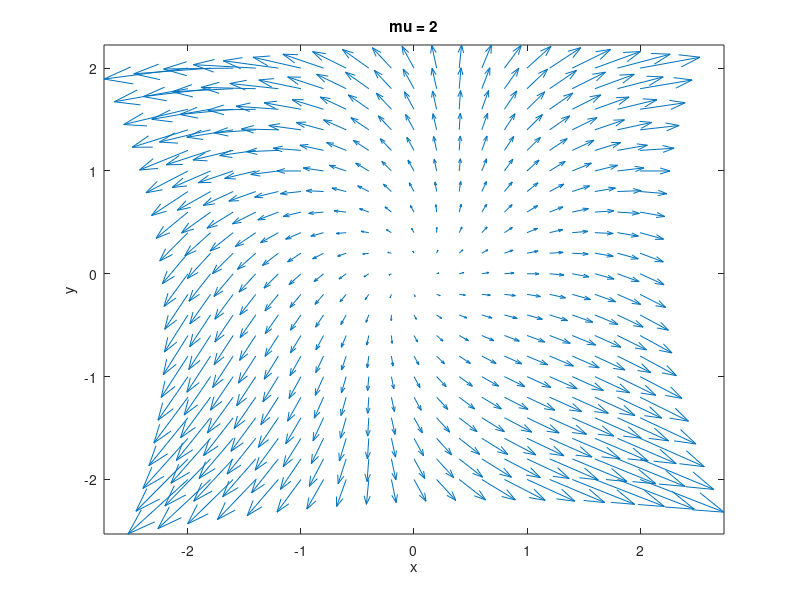

Write MATLAB code to recreate this figure. (Note: this script raises an error after producing the figure.)
# prob2c.m
function prob2c
clear
figure(1);
hold off
[x,y] = meshgrid(-2:.2:2);
mu=2;
x_dot=-y+(mu.*x)+(x.*(y.^2));
y_dot=x+(mu.*y)-(x.^2);
h=quiver(x,y,x_dot,y_dot);
set(h, "autoscalefactor", 3);
axis("tight");
title("mu = 2");
xlabel("x");
ylabel("y");
fixAxes;
endfunction
